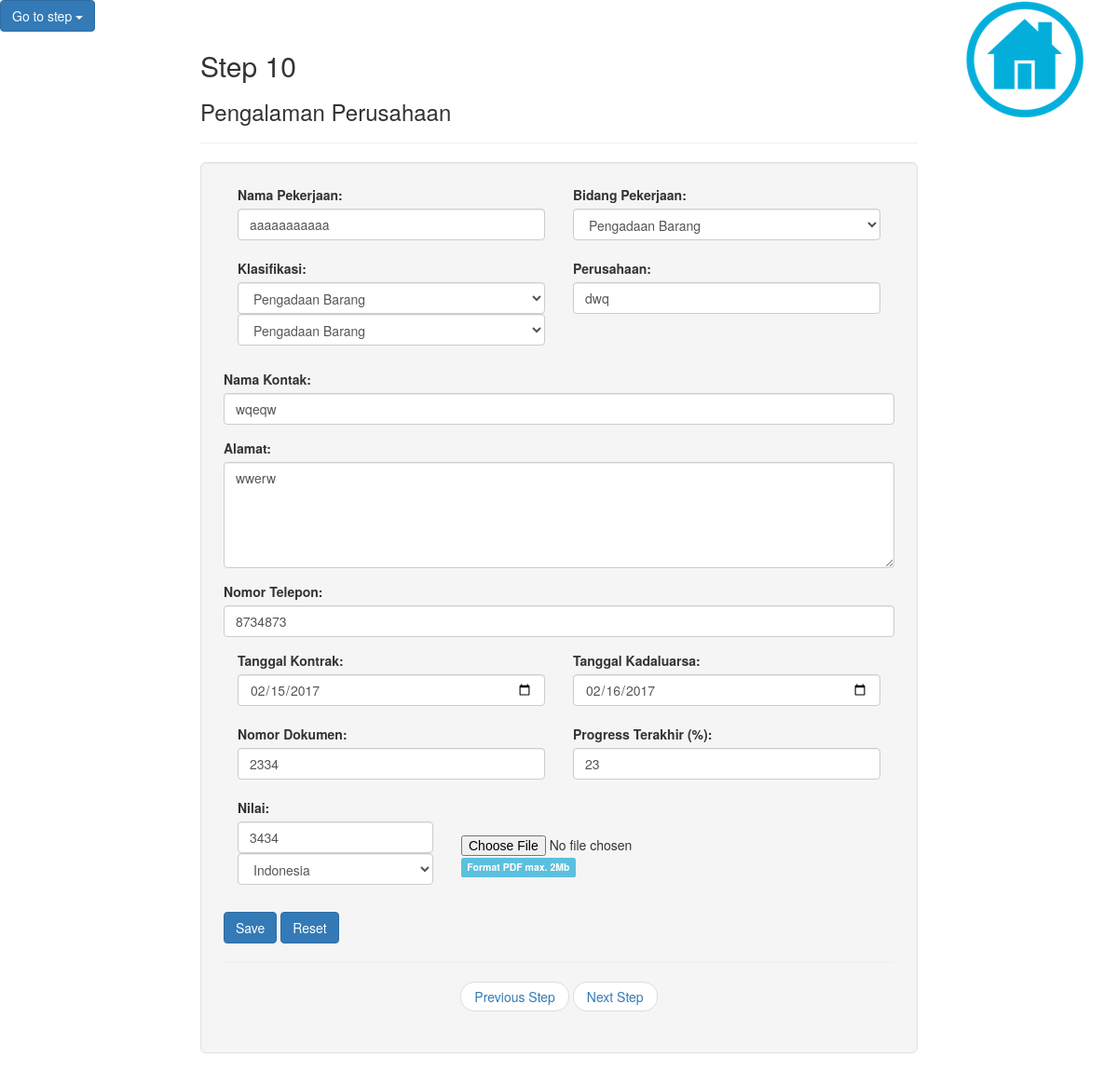
Page /cooperation/editstep10.php?No=3 on the committed database.
### tables this page shows
CREATE TABLE IF NOT EXISTS `pengalaman_perusahaan` (
  `No` int(50) NOT NULL,
  `Project_Name` varchar(50) NOT NULL,
  `Activities_Section` varchar(50) NOT NULL,
  `Classification` varchar(50) NOT NULL,
  `Sub_Classification` varchar(50) NOT NULL,
  `User_Company` varchar(50) NOT NULL,
  `Contact_Name` varchar(50) NOT NULL,
  `Address` varchar(50) NOT NULL,
  `Phone_Number` int(12) NOT NULL,
  `Contact_Date` date NOT NULL,
  `Completion_Date` date NOT NULL,
  `Value` int(255) NOT NULL,
  `Sub_Value` varchar(20) NOT NULL,
  `Document_Number` bigint(100) NOT NULL,
  `Last_Progress` int(100) NOT NULL,
  `Attachment` longblob NOT NULL
);

### cooperation/editstep10.php (the view, shortened to what this page needs)
<?php
		$No = $_GET["No"];
	$query = "SELECT * FROM pengalaman_perusahaan WHERE No='$No'";
	$result = mysql_query($query);
	$data = mysql_fetch_array($result);
?>
<!DOCTYPE html>
<html lang="en">
<head>
  <link rel="stylesheet" href="https://maxcdn.bootstrapcdn.com/bootstrap/3.3.7/css/bootstrap.min.css">
</head>
<body>
  <div class="dropdown">
    <button class="step btn btn-primary dropdown-toggle" type="button" data-toggle="dropdown">Go to step
    <span class="caret"></span></button>
  </div>
  <center><a class="home" href="vendor.php"><img src="../assets/images/icons/iconhome.png"></a> </center>
<div class="col-sm-2"></div>
			<form class="col-sm-8" action="updatestep10.php?No=<?php echo $No;?>" method="post">
				<h2>Step 10</h2>
				<h3>Pengalaman Perusahaan</h3>
				<hr>
					 <div class="well well-lg">
				<div class="col-xs-6">
			  		<label for="name">Nama Pekerjaan:</label>
				  	<input type="text" class="form-control" id="namaperusahaan" name="Project_Name" value="<?php echo $data['Project_Name']?>">
				</div>
				<div class="col-xs-6">
				  <label for="tipeperusahaan">Bidang Pekerjaan:</label>
				  <select class="form-control" id="tipeperusahaan" name="Activities_Section" value="<?php echo $data['Activities_Section']?>">
				    <option>Pengadaan Barang</option>
				  </select>
				  <br>
				</div>
				<div class="col-xs-6">
				  <label for="tipeperusahaan">Klasifikasi:</label>
				  <select class="form-control" id="tipeperusahaan" name="Classification" value="<?php echo $data['Classification']?>">
				    <option>Pengadaan Barang</option>
				  </select>
				   <select class="form-control" id="tipeperusahaan" name="Sub_Classification" value="<?php echo $data['Sub_Classification']?>">
				    <option>Pengadaan Barang</option>
				  </select>
				</div>
				<div class="col-xs-6">
			  		<label for="name">Perusahaan:</label>
				  	<input type="text" class="form-control" id="namaperusahaan" name="User_Company" value="<?php echo $data['User_Company']?>">
				<br><br><br>
				</div>
				 <div class="form-group">
			  		<label for="name">Nama Kontak:</label>
				  	<input type="text" class="form-control" id="namaperusahaan" name="Contact_Name" value="<?php echo $data['Contact_Name']?>">
				</div>
				<div class="form-group">
					<label for="comment">Alamat:</label>
					<textarea class="form-control" rows="5" id="comment" name="Address" value="<?php echo $data['Address']?>"><?php echo $data['Address']?></textarea>
				</div>
				<div class="form-group">
					<label for="comment">Nomor Telepon:</label>
					<input type="text" class="form-control" id="namaperusahaan" name="Phone_Number" value="<?php echo $data['Phone_Number']?>">
				</div>
				<div class="col-xs-6">
					<label for="TGL">Tanggal Kontrak:</label>
					<input type="date" class="form-control" id="usr" name="Contact_Date" value="<?php echo $data['Contact_Date']?>">
					</div>
				<div class="col-xs-6">
					<label for="TGL">Tanggal Kadaluarsa:</label>
					<input type="date" class="form-control" id="usr" name="Completion_Date" value="<?php echo $data['Completion_Date']?>">
				<br>
					</div>
				<div class="col-xs-6">
					<label for="comment">Nomor Dokumen:</label>
					<input class="form-control" rows="5" id="comment" name="Document_Number" value="<?php echo $data['Document_Number']?>">
				</div>
				<div class="col-xs-6">
					<label for="comment">Progress Terakhir (%):</label>
					<input class="form-control" rows="5" id="comment" name="Last_Progress" value="<?php echo $data['Last_Progress']?>">
				<br>
				</div>
				<div class="col-xs-4">
					<label for="comment">Nilai:</label>
					<input class="form-control" rows="5" id="comment" name="Value" value="<?php echo $data['Value']?>">
				  <select class="form-control" id="tipeperusahaan" name="Sub_Value" value="<?php echo $data['Sub_Value']?>">
				    <option>Indonesia</option>
				  </select>
				</div>
				<div class="col-xs-8">
				<br><br>
				<input type="file" name="pic" accept="image/*">
				<span class="label label-info">Format PDF max. 2Mb </span>
				<br><br><br>
				</div>
<button type="submit" class="btn btn-primary">Save</button>
<button type="button" class="btn btn-primary">Reset</button>
<hr>
  <ul class="pager">
    <li><a href="step9.php">Previous Step</a></li>
    <li><a href="step11.php">Next Step</a></li>
  </ul>
			</form>
</body>
</html>

### cooperation/editstep10.php (style rules this page uses)
a.home { position: fixed; top: 0; right: 0; width: 200px; color: white; }

### rows in the picture
pengalaman_perusahaan: Project_Name "aaaaaaaaaaa", Activities_Section "Pengadaan Barang", Classification "Pengadaan Barang", Sub_Classification "Pengadaan Barang", User_Company "dwq", Contact_Name "wqeqw", Address "wwerw", Phone_Number "8734873", Contact_Date "02/15/2017", Completion_Date "02/16/2017", Document_Number "2334", Last_Progress "23", Value "3434", Sub_Value "Indonesia"
